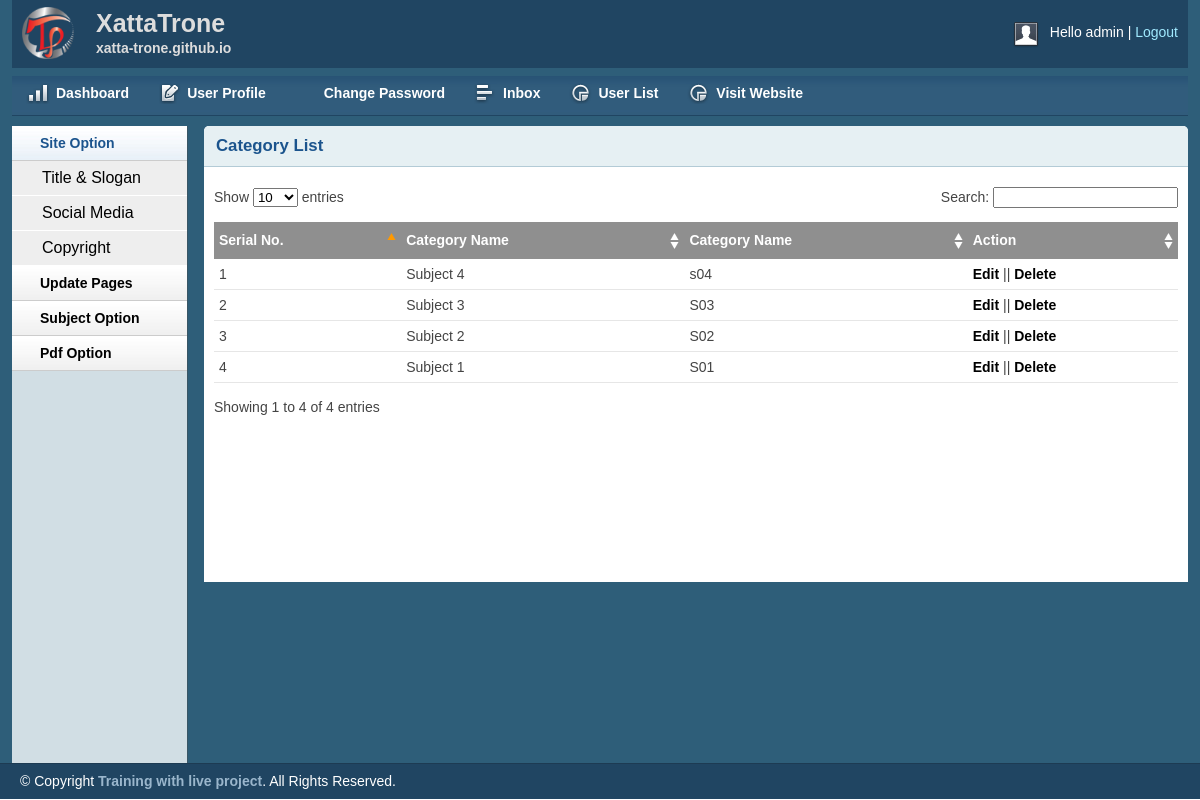
The app's page /admin/catlist.php (signed in) with its own data.
### tables this page shows
CREATE TABLE `table_subject` (
  `id` int(11) NOT NULL AUTO_INCREMENT,
  `subName` varchar(255) NOT NULL,
  `subCode` varchar(10) NOT NULL,
  PRIMARY KEY (`id`)
);

### lib/Database.php (called while the page is built, shortened)
<?php
class Database{
	public $host = DB_HOST;
	public $user = DB_USER;
	public $pass = DB_PASS;
	public $db   = DB_NAME;
	public $link;
	private function connectDB(){
		$this->link = new mysqli($this->host, $this->user, $this->pass, $this->db);
	}
	public function select($query){
		$result = $this->link->query($query) or die($this->link->error.__LINE__);
		if ($result->num_rows>0) {
			return $result;
		}else{
			return false;
		}
	}
}
?>

### classes/Subject.php (called while the page is built, shortened)
<?php
	$filepath = realpath(dirname(__FILE__));
	include_once ($filepath.'/../lib/Database.php');
class Subject{
	private $db;
	function __construct(){
		$this->db = new Database();
	}
	public function getAllSubject(){
		$query = "SELECT * FROM table_subject ORDER BY id DESC";
		$result = $this->db->select($query);
		return $result;
	}
}
?>

### admin/catlist.php (the view, shortened to what this page needs)
<?php include 'inc/header.php'; ?>
<?php include 'inc/sidebar.php'; ?>
<?php
    $filepath = realpath(dirname(__FILE__));
    include $filepath.'/../classes/Subject.php';
    $subject = new Subject();
    $getAllSubject  = $subject->getAllSubject();
?>
        <div class="grid_10">
            <div class="box round first grid">
                <h2>Category List</h2>
                <div class="block">
                    <table class="data display datatable" id="example">
					<thead>
						<tr>
							<th>Serial No.</th>
							<th>Category Name</th>
							<th>Category Name</th>
							<th>Action</th>
						</tr>
					</thead>
					<tbody>
<?php
	if ($getAllSubject) {
		$i = 0;
		foreach ($getAllSubject as $singleSubject) {
			$i++;
?>
						<tr class="odd gradeX">
							<td><?php echo $i; ?></td>
							<td><?php echo $singleSubject['subName']; ?></td>
							<td><?php echo $singleSubject['subCode']; ?></td>
							<td>
								<a href="catedit.php?edit=<?php echo $singleSubject['id'] ?>">Edit</a>
								|| <a onclick="return confirm('Are you sure to delete')" href="?del=<?php echo $singleSubject['id'] ?>">Delete</a></td>
						</tr>
<?php }
	}else{
		echo "<tr colspan='4'>No Subject Found <br>
				<a href='addcat.php'>Add a new subject</a></tr>
		";
	}
 ?>
					</tbody>
				</table>
               </div>
            </div>
        </div>
    </div>
<?php include 'inc/footer.php'; ?>

### admin/css/layout.css (style rules this page uses)
body { background: #fff none repeat scroll 0 0; color: #444; font-size: 14px; padding: 0; }
a { color: #000; font-weight:bold; text-decoration: none; }
h1, h2, h3, h4, h5, h6 { line-height:1.2em; margin-bottom:.3em; }
h2 { margin-top:1em; }
.box { background:#fff; margin-bottom:20px; padding:10px 10px 10px 10px; margin-left:-8px; }
.box.grid { padding-bottom:40px; }
.box.round { -moz-border-radius: 5px 5px 0px 0px; -webkit-border-radius: 5px 5px 0px 0px; border-radius: 5px 5px 0px 0px; }
.box h2 { font-size:1.2em; font-weight:bold; color:#1B548D; background:#E6F0F3; margin:-10px -10px 0 -10px; padding:10px 12px; border-bottom:1px solid #B3CBD6; -moz-border-radius: 5px 5px 0px 0px; -webkit-border-radius: 5px 5px 0px 0px; border-radius: 5px 5px 0px 0px; }
.box.first { min-height: 406px; }
.block { padding-top:20px; }
.block { padding-bottom:1px; }
table.display { margin: 0 auto; clear: both; width: 100%; }
.sorting_asc { background: #8f8f8f url(../img/table/sort_asc.png) no-repeat center right; padding:8px 5px; text-align:left; color:#fff; }
.sorting { background:#8f8f8f url(../img/table/sort_both.png) no-repeat center right; padding:8px 5px; text-align:left; color:#fff; }
tr.odd { height: 30px; line-height: 30px; border-bottom:1px solid #e6e6e6; }
tr.even { height: 30px; line-height: 30px; border-bottom:1px solid #e6e6e6; }
tr.odd td, tr.even td { padding-left:5px; }

### records on screen
table_subject: subName "Subject 4", subCode "s04"
table_subject: subName "Subject 3", subCode "S03"
table_subject: subName "Subject 2", subCode "S02"
table_subject: subName "Subject 1", subCode "S01"

### other values on screen
Session::get('username') "admin"
